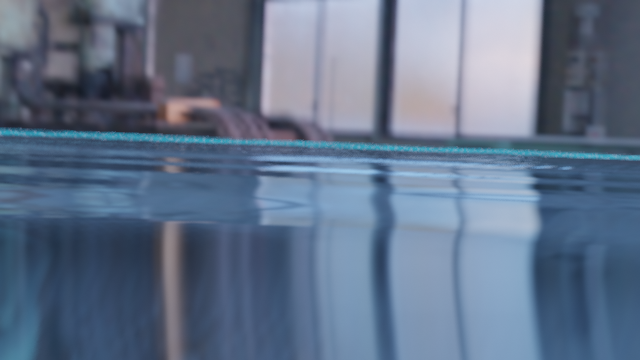
#> input picture Gorev1/Frame_TK/0006.png, 640 x 360 px, given in place of 0001.png, which was not available
$ python Gorev1TKM.py
#> lines starting #> are read from the running program, lines starting #| are printed output that depends on the picture; after the words box and inside, x2 and y2 are one past the last pixel; in counts of white or black regions, pixels touching at a corner belong together; pictures that were not available may be replaced by others from this repository, and a replacement may not be noted
from pymavlink import mavutil
import cProfile
import numpy as np
import time
import math
import cv2
import sys
import os.path
# import textdata

class Gorev1:
	def __init__(self,baglanti_modu):

#> called with baglanti_modu = 'BAGLI_DEGIL'
		self.baglanti_modu = baglanti_modu
		self.gorev_asamasi = 0
		self.hedef_kilit = 0
		self.anlik_kare_idx = 1
		self.agirlik = 0
		self.TKM = True # Tek Kamera Modu

		# Gorevde kullanılacaklari ayarla
			# Kamerayi al ve cozunurlugu ayarla
		if baglanti_modu == "USB":
			self.cap =  cv2.VideoCapture(0)
			self.cap_x , self.cap_y = int(cap.get(3)) , int(cap.get(4))
			self.cap_hx , self.cap_hy = self.cap_x//2 , self.cap_y//2
		elif baglanti_modu == "SITL" or baglanti_modu == "BAGLI_DEGIL":
			frame = self.frame_al_SITL()
#> in frame_al_SITL, frame is the input picture: shape (360, 640, 3); mean B, G, R 138, 114.5, 98
			frame = frame.shape
#> frame = (360, 640, 3)
			self.cap_x , self.cap_y , self.cap_hx , self.cap_hy = frame[1] , frame[0] , frame[1]//2 , frame[0]//2
#> self.cap_x = 640; self.cap_y = 360; self.cap_hx = 320; self.cap_hy = 180
		# Renk aralıgı
		self.lower_cyan = np.array([40, 0, 0])
		self.upper_cyan = np.array([100, 255, 255])
		# Erode-Dilate kernel
		self.kernel = np.ones((5, 5), np.float32)
		pass

	def gorev_asamasi_degistir(self):
		# Araçta birden fazla kamera varsa
		# Kamera geçişlerini ayarlamak için kullan

		# Gorev asamasi 0 ise 1 , 1 ise 0 yap
		self.gorev_asamasi = (self.gorev_asamasi + 1) % 2
		# Hedef kilidini sıfırla
		self.hedef_kilit = 0
		# Araca kamera bagli ise kameralari ayarla
		if self.baglanti_modu == "USB":
			self.cap.release() # Onceki kamerayi kapat
			self.cap.VideoCapture(secilen_asama) # Diger kamerayi ac
			# Kamera boyutunu ayarla
			self.cap_x , self.cap_y = int(cap.get(3)) , int(cap.get(4))
			self.cap_hx , self.cap_hy = int(self.cap_x/2) , int(self.cap_y/2)
		pass

	def calistir(self):
		# Kamera bagli ise
		if str(self.baglanti_modu) == "USB":
			_, dispframe = cap.read()
		#SITL ya da Bagli degil ise
		else:
			dispframe = self.frame_al_SITL()

		# Bulanıklastır
		#frame = cv2.GaussianBlur(dispframe, (5, 5), cv2.BORDER_DEFAULT)
		# Renkleri tersine cevir
		frame = cv2.bitwise_not(dispframe)
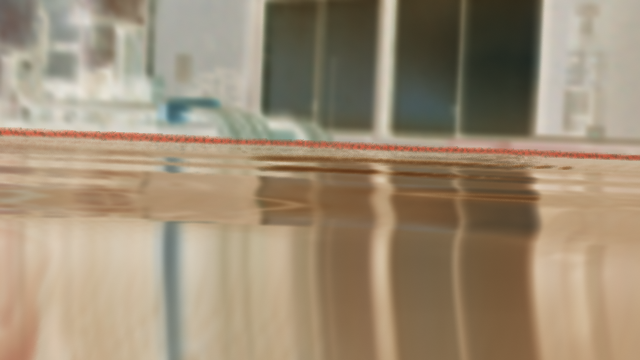
#> frame: shape (360, 640, 3); mean B, G, R 117, 140.5, 157
		# HSV'ye donustur
		frame = cv2.cvtColor(frame, cv2.COLOR_BGR2HSV)
#> frame: shape (360, 640, 3); mean H, S, V 21.7, 69.1, 157.7
		# inRange ile camgobegi rengini bul
		frame = cv2.inRange(frame, self.lower_cyan, self.upper_cyan)
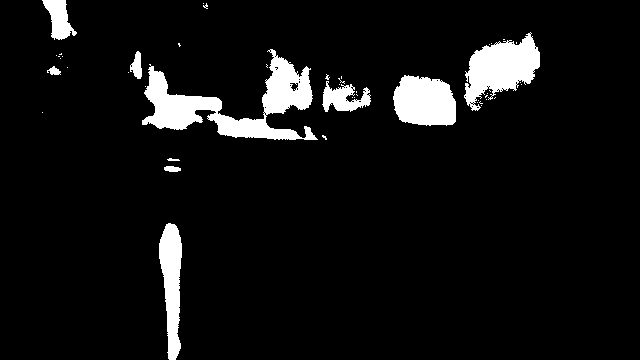
#> frame: shape (360, 640); 6.9% white; 47 white regions (37 under 20 px)
		cv2.imshow("inrange",frame)
		# Erode-dilate (Suanda kullanilmiyor)
		# Kullanilmama sebebi bu islem yapildiktan sonra
		# approxPolyDP fonksiyonu karenin koselerini yumusattigi icin yuvarlak olarak goruyor
		#frame = cv2.erode(frame, kernel, iterations=2)
		#frame = cv2.dilate(frame, kernel, iterations=1)

		# contour listesini al
		contours, _ = cv2.findContours(
			frame, cv2.RETR_TREE, cv2.CHAIN_APPROX_SIMPLE)
#> contours = 107 contours, 97 with area under 20; largest, box (x1, y1, x2, y2) and area: (142, 49, 318, 140) 5480, (464, 32, 540, 111) 3102, (393, 75, 456, 126) 2528, (159, 223, 182, 360) 1945, (322, 81, 371, 112) 756

		# Contour ozelliklerini kaydedecegimiz bilinmeyenler
		anlik_max_c_alani , secilen_c , cx , cy = 0.0 , None , None , None
		# Aracin hareket eksenleri
		# x -> ileri-geri
		# y -> sag-sol oteleme
		# z -> asagi yukari
		# r -> sag-sol donme
		dx , dy , dz , dr = None , None , None , None

		for c in contours:
			approx = cv2.approxPolyDP(
				c, 0.01 * cv2.arcLength(c, True), True)
			if len(approx) < 8:# 8 koseden az olan contourlari ele
				continue
			else:
				# Moment hesabından c'nin alanını bul.
				M = cv2.moments(c)
				# Anlik karedeki piksel alani en buyuk c'yi bul
				if M['m00'] > anlik_max_c_alani:
					# Bulunan en buyuk c'yi anlik olarak kaydet
					secilen_c , scm , anlik_max_c_alani = c , M , M['m00']
#> this loop made 107 passes
#> anlik_max_c_alani on passes 1, 38, 54: 1945, 2528, 5479.5
#> approx on passes 5, 6, 7, 9, 10, 11: [[42, 112]], [[481, 105]], [[477, 102]], [[478, 100]], [[486, 99]], [[495, 97], [494, 98]]
#> after the loop, anlik_max_c_alani = 5479.5; scm = moments, m00 5479.5, centre m10/m00, m01/m00 = (233.5, 104.2); secilen_c = contour of 448 points, box (x1, y1, x2, y2) (142, 49, 318, 140), area 5480
					# scm -> secilen c momenti

		# Eger uygun bir c bulunursa olunan gorev asamasina gore islem yap
		if secilen_c is not None:
			# Secilen c'nin momentinden merkezini hesapla
			cx , cy = scm['m10']//scm['m00'] , scm['m01']//scm['m00']
#> cx = 233; cy = 104
			# Ekrana cizdir
			dispframe = self.cizgiciz(dispframe, secilen_c, cx, cy)

			if TKM:
				dx , dr , dz = cx - self.cap_hx , cy - self.cap_hy , cy - self.cap_hy
			else:
				if self.gorev_asamasi == 0:
					# Bu kisim 1.gorev asamasini ayarliyor
					# Araci en hizli bir sekilde buldugumuz c ye goturmemiz lazim

					# Merkez noktasinin kameranin orta noktasina gore nerede kaldigini hesapla
					dx , dr = cx - self.cap_hx , cy - self.cap_hy
					# dx degeri ileri gitme , dr degeri donme hizini ayarliyor

					# Eger buldugumuz c'ye yaklastiysak 2.asamaye gec
					if dr > int(self.cap_hy - self.cap_hy/5) and anlik_max_c_alani > 1000:
						# Yanlislikla 2.asamaya gecmemek icin c nin alaninin 1000 den buyuk
						# ve 10 defa ust uste gorursek gec
						self.agirlik +=1
						if self.agirlik == 5 :
							self.agirlik = 100
							self.gorev_asamasi_degistir()
							if self.baglanti_modu != "USB":
								self.anlik_kare_idx = 0
					else:
						# Eger c'ye daha yaklasmadiysak ya da alani cok kucukse agirligi azalt
						self.agirlik = max(self.agirlik -1 , 0)

				elif self.gorev_asamasi == 1:
					self.agirlik = min(self.agirlik +1 , 50) # istenilen ozelliklere sahip c gorulurse agirligi arttir
					self.hedef_kilit = 1 # Hedefi buldugumuzu ve araci kondurmaya basladigimizi kaydedelim

					# Merkez noktasinin kameranin orta noktasina gore nerede kaldigini hesapla
					dx , dy = cx - self.cap_hx , cy - self.cap_hy
					# dx degeri ileri gitme , dy degeri yatay hizi ayarliyor

					if abs(dx) < 100 and abs(dy) < 100:  #Testlerde deneyip iyi bir deger bulmak lazim
						dz = 100 # Eger hedef ortalandiysa araci indir
		else:
			if not TKM:
				if self.gorev_asamasi == 1: # Gorev asamasını kontrol et
					# Bu kisim 2.gorev asamasının ilk ve son kismini ayarliyor
					if self.hedef_kilit == 0:
						# 1. Kısım (Alt kameraya gecilen ilk an)
						# Bu kisimda araci ilerletirken alt kamera ile hedefi ariyoruz.
						# Eger belli bir sure icinde hedefi bulamazsak 1. gorev asamasina geri donmeliyiz

						dx = 100 # Hedefi goresiye kadar araci ilerletmeye devam et
						self.agirlik -= 1
						if self.agirlik == 0:
							self.gorev_asamasi_degistir()

					elif self.hedef_kilit == 1:
						# 2. Kısım (Hedefin bulundugu ve ustune konmaya baslanilan an)
						# Hedefi bulup ustune konmaya basladıgımızda hedefe cok yaklastıgımızda
						# hedef kameranin tamamini kaplayacagi ya da golge olusması sebebiyle
						# istenilen bir c bulunamayabilir.Eger hedef_kilit degiskenimiz 1 ise
						# hedef ile arac arasinda cok az bir mesafe kaldigini bildigimizden
						# dz degiskenini arttirarak hedefe konmasini ve orada kalmasini saglayabiliriz.
						dz = 200

		cv2.imshow("Renk Tespit", dispframe)
		cv2.waitKey(2)
		print(str(dx),"-",str(dy),"-",str(dz),"-",str(dr))
		return dx , dy , dz , dr

	def frame_al_SITL(self):
		yol = "/home/oem/Documents/Kod/Python/DolunaySuAlti-23/Gorev1/Frame_TK/"
		dosya = str(yol)+((str(self.anlik_kare_idx)+".png").zfill(8))
		if os.path.isfile(dosya):
			frame = cv2.imread(dosya)
			self.anlik_kare_idx+=1
		else:
			self.anlik_kare_idx = 1
			dosya = str(yol)+((str(self.anlik_kare_idx)+".png").zfill(8))
			frame = cv2.imread(dosya)
		return frame

	def cizgiciz(self,frame,c,cx,cy):
#> called with c = array of shape (448, 1, 2), cx = 233, cy = 104
		s = ""
		if cx >= self.cap_hx:
			s = "Sag-"
		elif cx < self.cap_hx:
			s = "Sol-"
		if cy <= self.cap_hy:
			s += "Ust"
		elif cy > self.cap_hy:
			s += "Alt"
		cv2.putText(frame, s,(self.cap_hx, self.cap_hy),
						cv2.FONT_HERSHEY_SIMPLEX, 2, (0, 255, 0), 2)
#> frame: shape (360, 640, 3)
		cv2.line(frame, (int(cx), int(cy)), (self.cap_hx, self.cap_hy), (0, 255, 0), 2)
		cv2.drawContours(frame, [c], 0, (0, 255 ,self.hedef_kilit*255), 2)
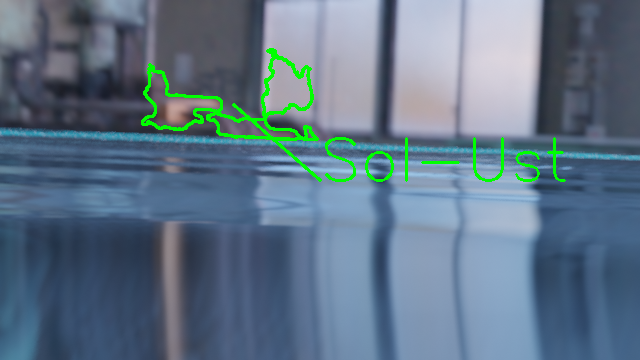
#> frame: shape (360, 640, 3); mean B, G, R 135.2, 117.2, 95.8
		return frame

	def sonlandir(self):
		self.cap.release()


if __name__=="__main__":
	# [7 lines of commented-out code are left out]
	baglanti_modu = "BAGLI_DEGIL" #Sadece gorev algoritmasini denemek icin

	#Araca baglan
	if baglanti_modu == "USB" or baglanti_modu == "SITL":
		arac = DolunaySuAlti.Dolunay(baglanti_modu)
		arac.set_mod("acro")
		arac.set_arm(1)

	# Gorev1 olustur
	gorev = Gorev1(baglanti_modu)
	try:
		if baglanti_modu == "USB" or baglanti_modu == "SITL":
			while True:
				dx, dy, dz, dr = gorev.calistir()
				arac.hareket_et_v2(dx, dy, dz, dr)
		elif baglanti_modu == "BAGLI_DEGIL":
			while True:
				gorev.calistir()
				time.sleep(0.1)
	except:
		print("Program kapatiliyor.")
		# Kamerayi kapat
		if baglanti_modu == "USB":
			gorev.cap_yoket()
		# Arac baglantısını kapat
		if baglanti_modu == "USB" or baglanti_modu == "SITL":
			# Araci disarm et
			arac.set_arm(0)
			#Baglantiyi kapat
			arac.kapat()
		# Profiler bitir ve sonuclari yazdir
		#profiler.disable()
		#profiler.print_stats("tottime")
